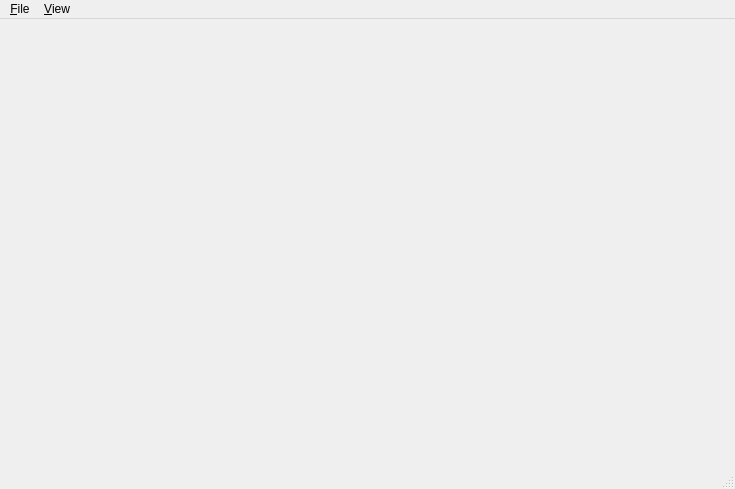
<?xml version="1.0" encoding="UTF-8"?>
<ui version="4.0">
 <class>MainWindow</class>
 <widget class="QMainWindow" name="MainWindow">
  <property name="geometry">
   <rect>
    <x>0</x>
    <y>0</y>
    <width>735</width>
    <height>489</height>
   </rect>
  </property>
  <property name="windowTitle">
   <string>Elf Excavator</string>
  </property>
  <property name="windowIcon">
   <iconset resource="../../data/Resources.qrc">
    <normaloff>:/icons/share/icons/hicolor/512x512/apps/elfexcavator.png</normaloff>:/icons/share/icons/hicolor/512x512/apps/elfexcavator.png</iconset>
  </property>
  <property name="iconSize">
   <size>
    <width>512</width>
    <height>512</height>
   </size>
  </property>
  <widget class="QWidget" name="centralwidget"/>
  <widget class="QMenuBar" name="menubar">
   <property name="geometry">
    <rect>
     <x>0</x>
     <y>0</y>
     <width>735</width>
     <height>22</height>
    </rect>
   </property>
   <widget class="QMenu" name="menu_file">
    <property name="title">
     <string>&amp;File</string>
    </property>
   </widget>
   <widget class="QMenu" name="menu_view">
    <property name="title">
     <string>&amp;View</string>
    </property>
   </widget>
   <addaction name="menu_file"/>
   <addaction name="menu_view"/>
  </widget>
  <widget class="QStatusBar" name="statusbar"/>
 </widget>
 <resources>
  <include location="../../data/Resources.qrc"/>
 </resources>
 <connections/>
</ui>
